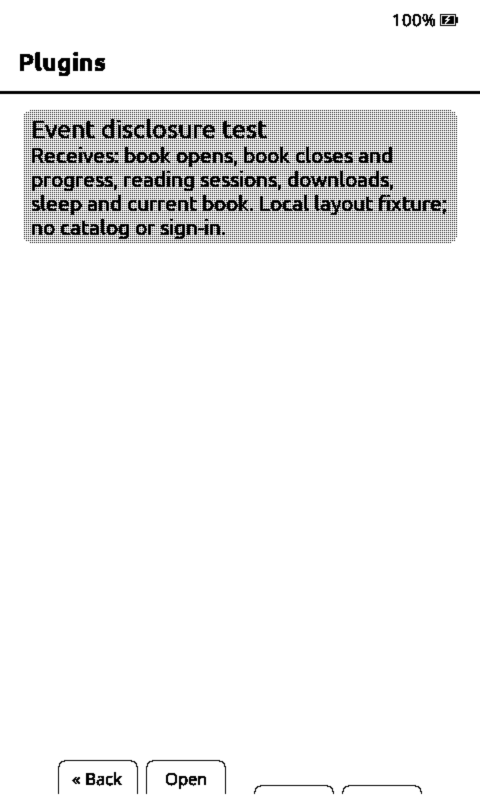
#> input picture test/plugin_picker_layout/fixtures/picker.png, 960 x 1600 px (shown at 1/2 size); its folder holds only this picture in this run
$ python make_wallpapers.py ../test/plugin_picker_layout/fixtures ../test/plugin_picker_layout/fixtures/picker.png
#> lines starting #> are read from the running program, lines starting #| are printed output that depends on the picture
"""Convert images into X3-native wallpapers: 528x792, pre-dithered to the panel's
4 gray levels (0/85/170/255) and saved as 8-bit palette BMPs, so the firmware
maps pixels 1:1 with no on-device dithering.

usage: uv run --with pillow scripts/make_wallpapers.py SRC_DIR OUT_DIR
"""
import sys
from pathlib import Path

from PIL import Image, ImageOps

WIDTH, HEIGHT = 528, 792
LEVELS = (0, 85, 170, 255)
EXTS = {".jpg", ".jpeg", ".png", ".bmp", ".webp", ".gif"}


def four_level_palette() -> Image.Image:
    pal = Image.new("P", (1, 1))
    flat = [c for v in LEVELS for c in (v, v, v)]
    pal.putpalette(flat + [0] * (768 - len(flat)))
    return pal


def convert(src: Path, dst: Path, palette: Image.Image) -> None:
    img = ImageOps.exif_transpose(Image.open(src))
#> img is the input picture: PIL image 960x1600 RGBA; mean R, G, B, A 238.2, 238.2, 238.2, 255
    if img.mode in ("RGBA", "LA", "P"):
        img = img.convert("RGBA")
        bg = Image.new("RGBA", img.size, "white")
#> bg: PIL image 960x1600 RGBA; every value is 255
        img = Image.alpha_composite(bg, img)
    gray = ImageOps.fit(img.convert("L"), (WIDTH, HEIGHT), Image.LANCZOS)
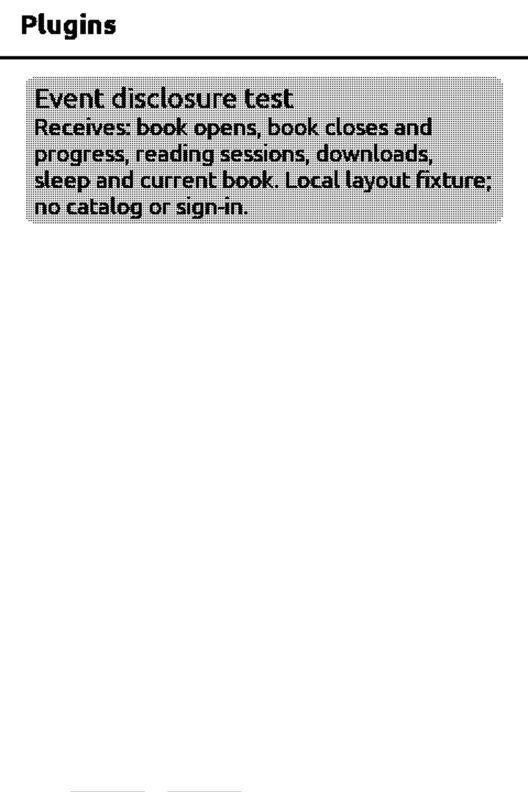
#> gray: PIL image 528x792 L; min 0, max 255, mean 237.4
    # Stretch levels (ignore 0.5% outliers) so dark images keep visible detail.
    gray = ImageOps.autocontrast(gray, cutoff=0.5)
    # E-ink midtones print dark; lift them a little before quantizing.
    gray = gray.point(lambda v: round(255 * (v / 255) ** 0.85))
    out = gray.convert("RGB").quantize(palette=palette, dither=Image.Dither.FLOYDSTEINBERG)
    out.save(dst, format="BMP")


def main() -> None:
    src_dir, out_dir = Path(sys.argv[1]), Path(sys.argv[2])
    out_dir.mkdir(parents=True, exist_ok=True)
    palette = four_level_palette()
    for src in sorted(p for p in src_dir.iterdir() if p.suffix.lower() in EXTS):
        dst = out_dir / (src.stem + ".bmp")
        if dst.exists():
            dst = out_dir / f"{src.stem}-{src.suffix.lstrip('.').lower()}.bmp"
        try:
            convert(src, dst, palette)
            print(f"ok   {src.name} -> {dst.name}")
        except Exception as exc:  # report and keep going with the rest
            print(f"FAIL {src.name}: {exc}")


if __name__ == "__main__":
    main()
